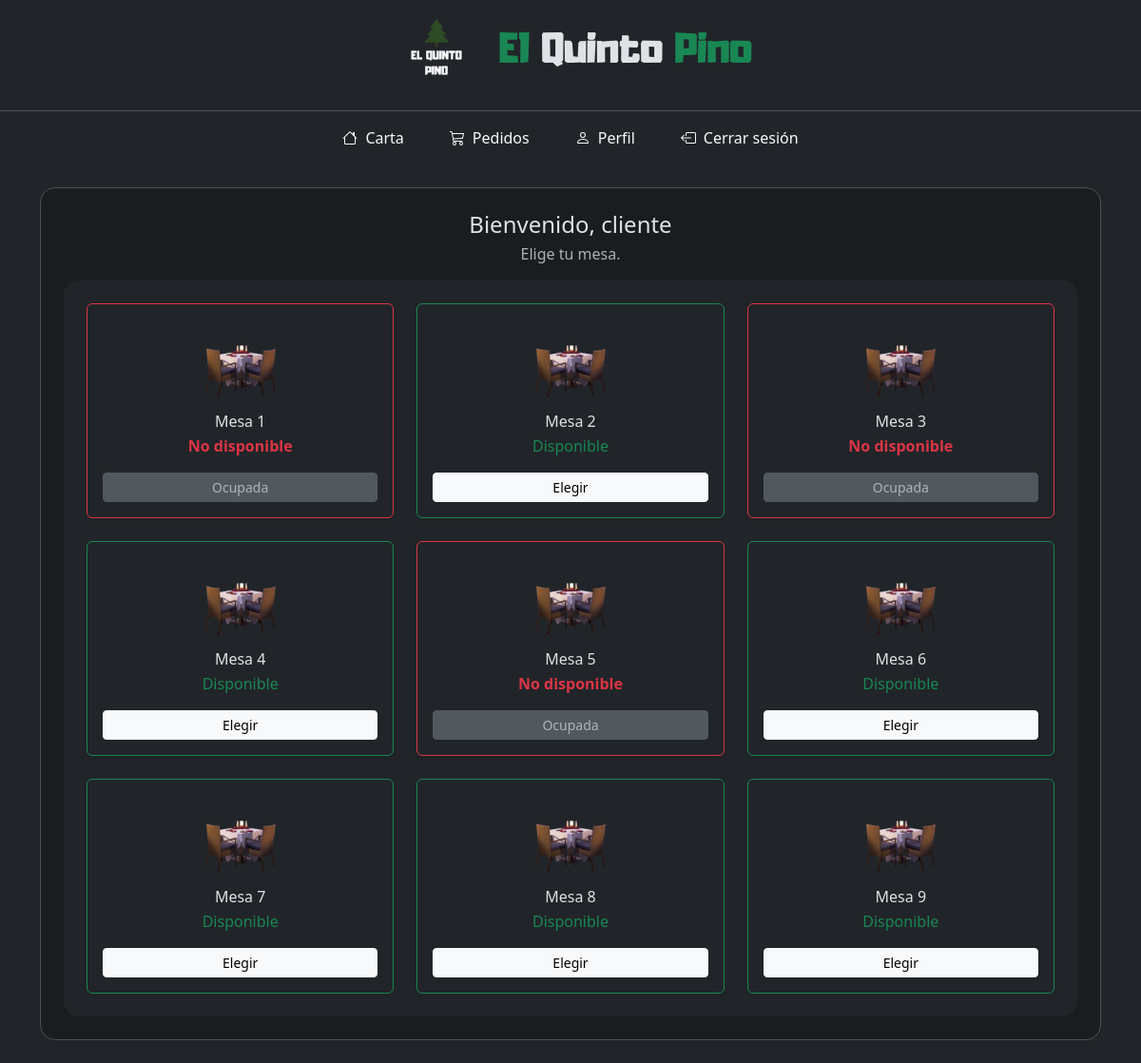
Page /cliente/mesa.php (signed in) on the earlier database version.
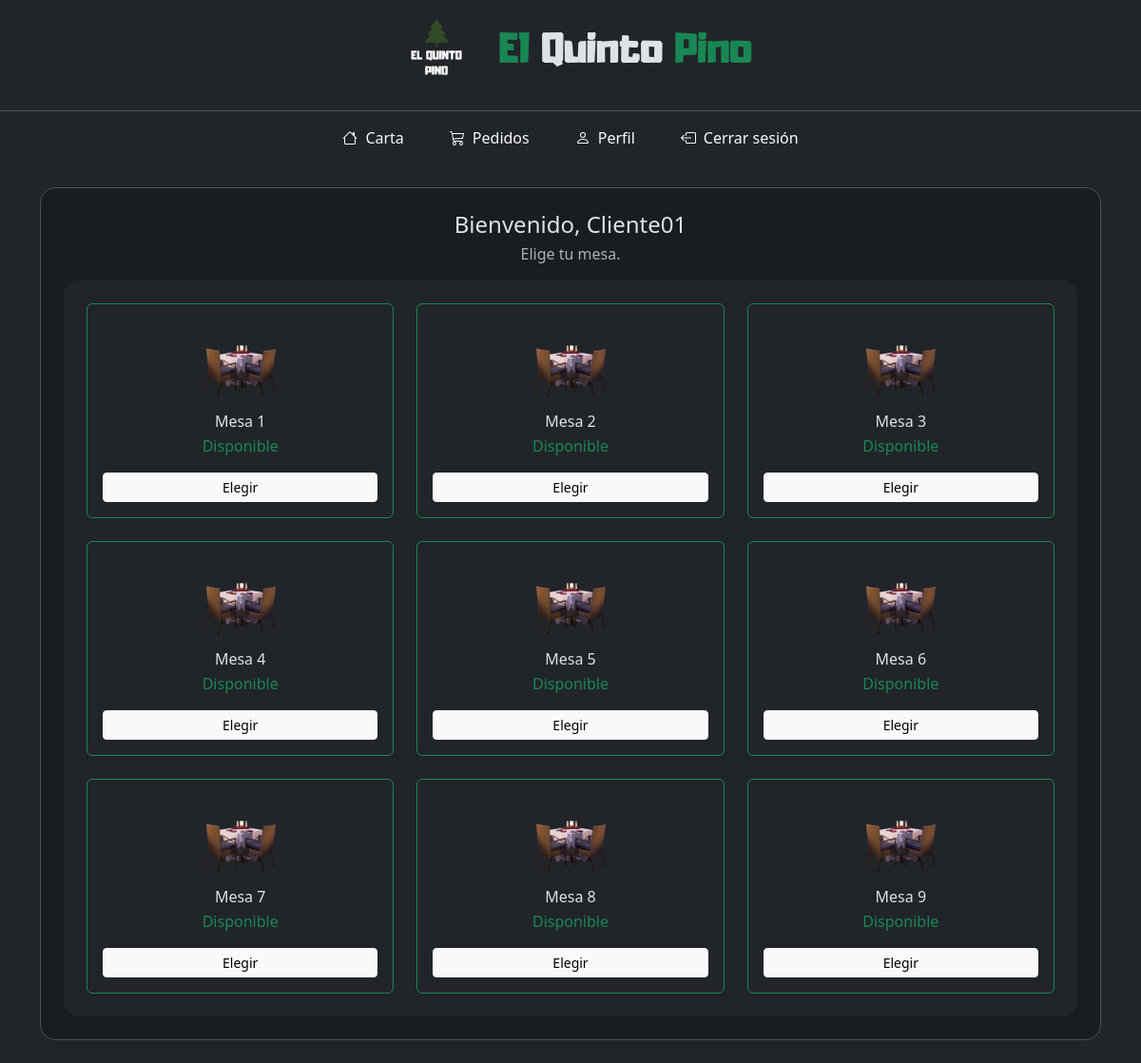
Same page on the later database version.
### tables this page shows
CREATE TABLE `mesa` (
  `numMesa` int(11) NOT NULL,
  `estado` tinyint(1) NOT NULL
);

### cliente/mesa.php (the view, shortened to what this page needs)
<?php
include("../components/conexion.php");
?>
<!DOCTYPE html>
<html lang="es" data-bs-theme="dark">
<head>
    <link rel="stylesheet" href="../bootstrap/css/bootstrap.min.css" />
    <link rel="stylesheet" href="../styles.css" />
</head>
<body>
    <div class="container-fluid min-vh-100 d-flex flex-column">
        <?php
        include("../components/header.php");
        include("navbar.php");
        $usuario = $_SESSION["usuario"];
        ?>
        <main class="container my-4 flex-grow-1">
            <div class="row justify-content-center">
                <div class="col-12 col-md-12">
                    <section class="bg-dark-subtle border rounded-4 p-3 p-sm-4">
                        <header class="text-center mb-3">
                            <h4 class="h4 mb-1">Bienvenido, <?php echo $usuario; ?></h4>
                            <p class="text-body-secondary mb-0">Elige tu mesa.</p>
                        </header>
                        <div class="bg-body rounded-4 p-3 p-sm-4">
                            <?php
                            $consulta = "SELECT * FROM mesa";
                            $result = mysqli_query($conn, $consulta);
                            echo '<div class="row g-3 g-sm-4 justify-content-around">';
                            while ($row = mysqli_fetch_array($result)) {
                                $mesa = $row['numMesa'];
                                $disponible = $row['estado'];
                                if ($disponible == 1) {
                                    echo '<div class="col-12 col-md-6 col-lg-4 d-flex">';
                                    echo ' <article class="card mesa card-mesa shadow-sm w-100 border-success">';
                                    echo ' <div class="card-body text-center">';
                                    echo ' <img src="../img/mesa2.png" class="img-fluid mx-auto d-block mb-2" alt="Mesa ' . $mesa . '" loading="lazy">';
                                    echo ' <h2 class="h6 mb-1">Mesa ' . $mesa . '</h2>';
                                    echo ' <p class="mb-3 text-success">Disponible</p>';
                                    echo ' <a href="reserva.php?mesa=' . $mesa . '" class="btn btn-light btn-sm w-100" aria-label="Seleccionar mesa ' . $mesa . '">Elegir</a>';
                                    echo ' </div>';
                                    echo ' </article>';
                                    echo '</div>';
                                } else {
                                    echo '<div class="col-12 col-md-6 col-lg-4 d-flex">';
                                    echo ' <article class="card mesa card-mesa shadow-sm w-100 border-danger">';
                                    echo ' <div class="card-body text-center">';
                                    echo ' <img src="../img/mesa2.png" class="img-fluid mx-auto d-block mb-2" alt="Mesa ' . $mesa . '" loading="lazy">';
                                    echo ' <h2 class="h6 mb-1">Mesa ' . $mesa . '</h2>';
                                    echo ' <p class="mb-3 text-danger fw-semibold">No disponible</p>';
                                    echo ' <button class="btn btn-secondary btn-sm w-100" disabled aria-disabled="true">Ocupada</button>';
                                    echo ' </div>';
                                    echo ' </article>';
                                    echo '</div>';
                                }
                            }
                            echo '</div>';
                            ?>
                        </div>
                    </section>
                </div>
            </div>
        </main>
    </div>
</body>
</html>

### components/header.php
<header class="row text-center align-items-center p-2"
  style="background-color: var(--bs-body-bg); color: var(--bs-body-color);">
  <div class="col-12 d-flex justify-content-center align-items-center">
    <img src="/restaurante/img/logo_white.png" alt="logo" class="me-3" width="100px">
    <h1>
      <span class="text-success">El</span> Quinto <span class="text-success">Pino</span>
    </h1>
  </div>
</header>

### cliente/navbar.php (shortened to what this page needs)
<div class="row">
    <nav class="navbar navbar-expand-lg navbar-dark bg-dark border-top justify-content-end w-100">
        <div class="collapse navbar-collapse justify-content-center" id="navbarMain">
            <ul class="navbar-nav mb-2 mb-lg-0 text-center">
                <li class="nav-item mx-3">
                    <a class="nav-link d-flex align-items-center justify-content-center text-light"
                        href="carta.php">
                        Carta
                    </a>
                </li>
                <li class="nav-item mx-3">
                    <a class="nav-link d-flex align-items-center justify-content-center text-light"
                        href="pedidos.php">
                        Pedidos
                    </a>
                </li>
                <li class="nav-item mx-3">
                    <a class="nav-link d-flex align-items-center justify-content-center text-light"
                        href="perfil.php">
                        Perfil
                    </a>
                </li>
                <li class="nav-item mx-3">
                    <a class="nav-link d-flex align-items-center justify-content-center text-light" href="cerrarSesion.php">
                        Cerrar sesión
                    </a>
                </li>
            </ul>
        </div>
    </nav>
</div>

### styles.css (style rules this page uses)
h1 { font-family: Adumu, Arial, Helvetica, sans-serif; }
body { background-image: url(/restaurante/img/background02.jpg); background-repeat: no-repeat; background-size: cover; background-position: center; }
.card-mesa { transition: transform 0.3s ease, box-shadow 0.3s ease; font-size: 16px; }
.card-mesa img { max-height: 90px; object-fit: contain; }

Differences in the rows shown:
changed mesa id 1: estado: picture added; estado: picture removed; estado "No disponible Ocupada" → "Disponible Elegir"
changed mesa id 3: estado: picture added; estado: picture removed; estado "No disponible Ocupada" → "Disponible Elegir"
changed mesa id 5: estado: picture added; estado: picture removed; estado "No disponible Ocupada" → "Disponible Elegir"
Other differences:
$usuario: "cliente" → "Cliente01"
